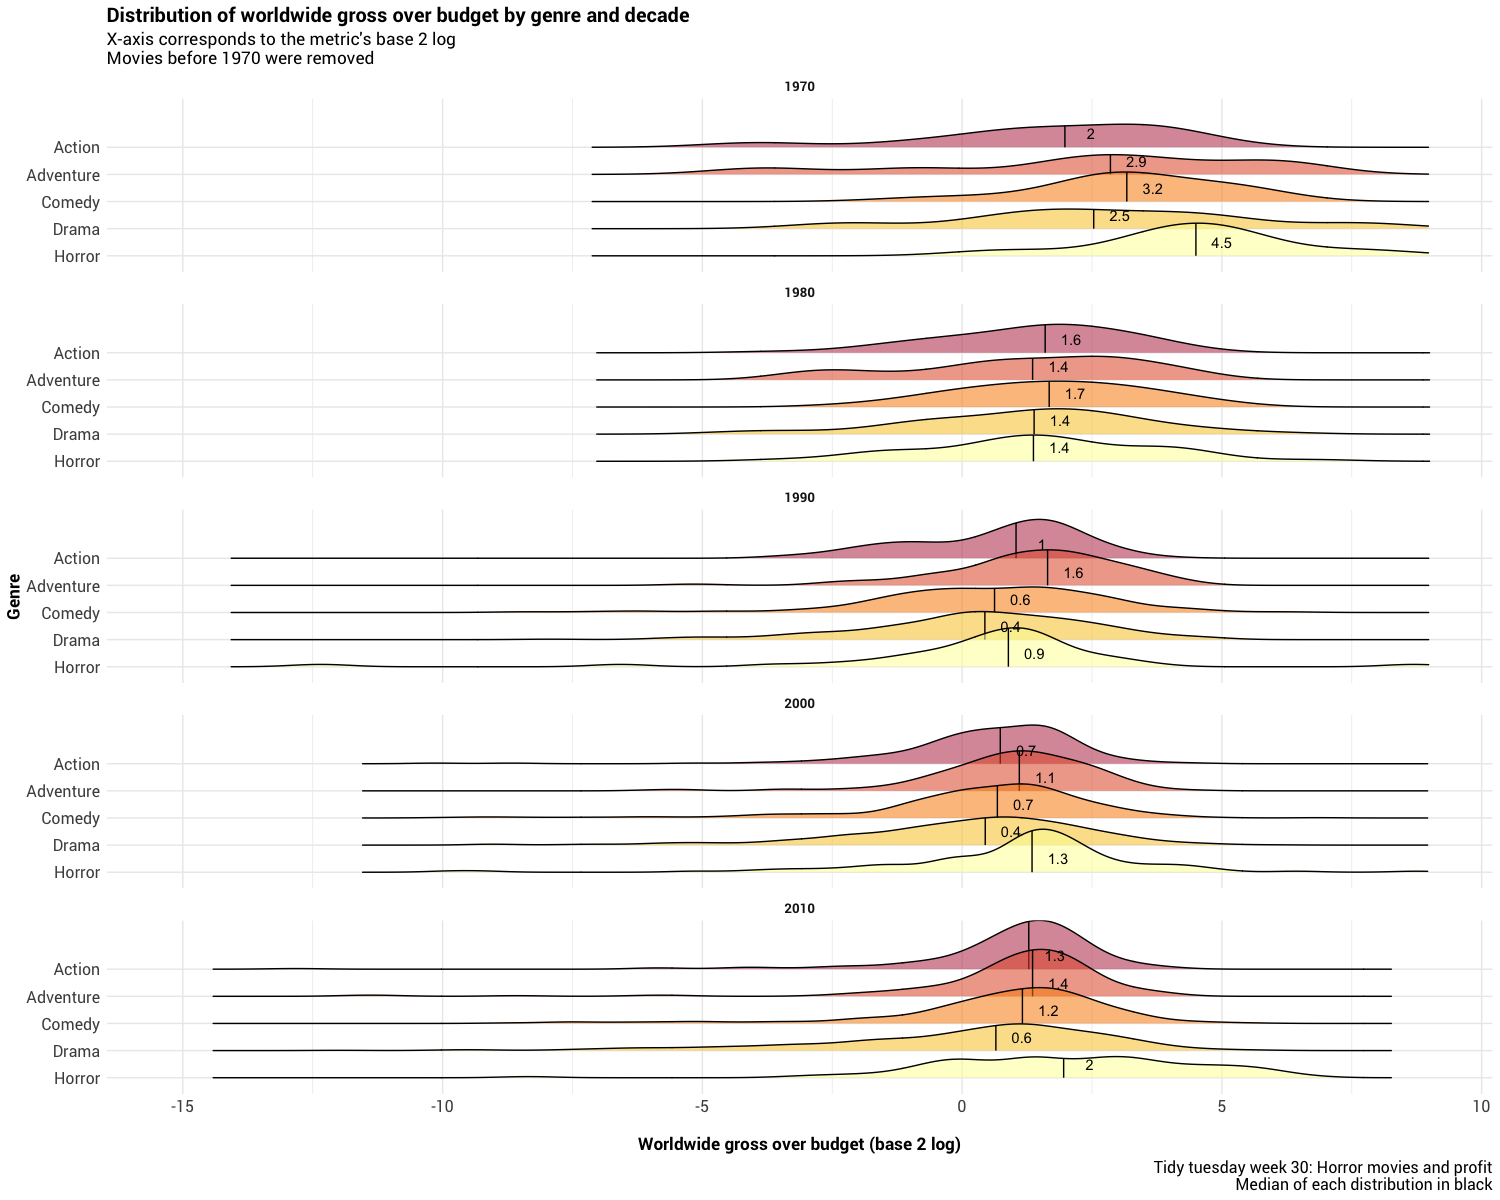

The script that drew this image:
remove(list = ls())
options(stringsAsFactors = FALSE)
options(scipen = 999)

setwd("/Users/harrocyranka/Desktop/rviz/tidy_tuesday_week_30/")
library(tidyverse);library(lubridate);library(ggridges)


##Need to remove duplicates
x <- read_csv("https://raw.githubusercontent.com/rfordatascience/tidytuesday/master/data/2018-10-23/movie_profit.csv") %>%
  mutate(release_date = mdy(release_date)) %>%
  mutate(decade = year(floor_date(release_date, years(10)))) %>%
  filter(!worldwide_gross ==0)

x <- x %>% mutate(log_gross_over_budget = log(worldwide_gross/production_budget,2))

x %>% 
  filter(!decade <1970) %>%
  ggplot(aes(x = log_gross_over_budget,
             y = factor(genre,
                        levels = c("Horror", "Drama", "Comedy", "Adventure","Action")),
             fill = genre,
             alpha = 0.5)) +
  labs(x = "\nWorldwide gross over budget (base 2 log)",
       y = "Genre",
       title = "Distribution of worldwide gross over budget by genre and decade",
       subtitle = "X-axis corresponds to the metric's base 2 log\nMovies before 1970 were removed",
       caption = "Tidy tuesday week 30: Horror movies and profit\n Median of each distribution in black") + 
  geom_density_ridges(panel_scaling = FALSE,
                      quantile_lines = TRUE,
                      quantiles = 2) + 
  facet_wrap(~decade,
             ncol = 1) + 
  theme_minimal() + 
  theme(
    text = element_text(family = "Roboto"),
    legend.position = "none",
    strip.text = element_text(size = 10, face = "bold"),
    plot.title = element_text(size = 15, face = "bold"),
    plot.subtitle = element_text(size = 13),
    plot.caption = element_text(size = 12),
    axis.text.y = element_text(size = 12),
    axis.title.y = element_text(size = 13, face = "bold"),
    axis.text.x = element_text(size = 12),
    axis.title.x = element_text(size = 13, face = "bold")
    
  ) + 
  viridis::scale_fill_viridis(discrete = TRUE, option = "B", begin = 0.5) + 
  scale_x_continuous(limits = c(-15.25, 9),
                     breaks = c(-15, -10, -5, 0, 5,10,15)) + 
  geom_text(data = x %>% group_by(genre, decade) %>% filter(!decade < 1970) %>%
              summarise(log_gross_over_budget = median(log_gross_over_budget)),
            aes(x = log_gross_over_budget, y =  factor(genre,
                                                       levels = c("Horror", "Drama", "Comedy", "Adventure","Action")),
                label = round(log_gross_over_budget,1)),inherit.aes = FALSE,
            nudge_y = 0.5, nudge_x = 0.5, col = "black")
